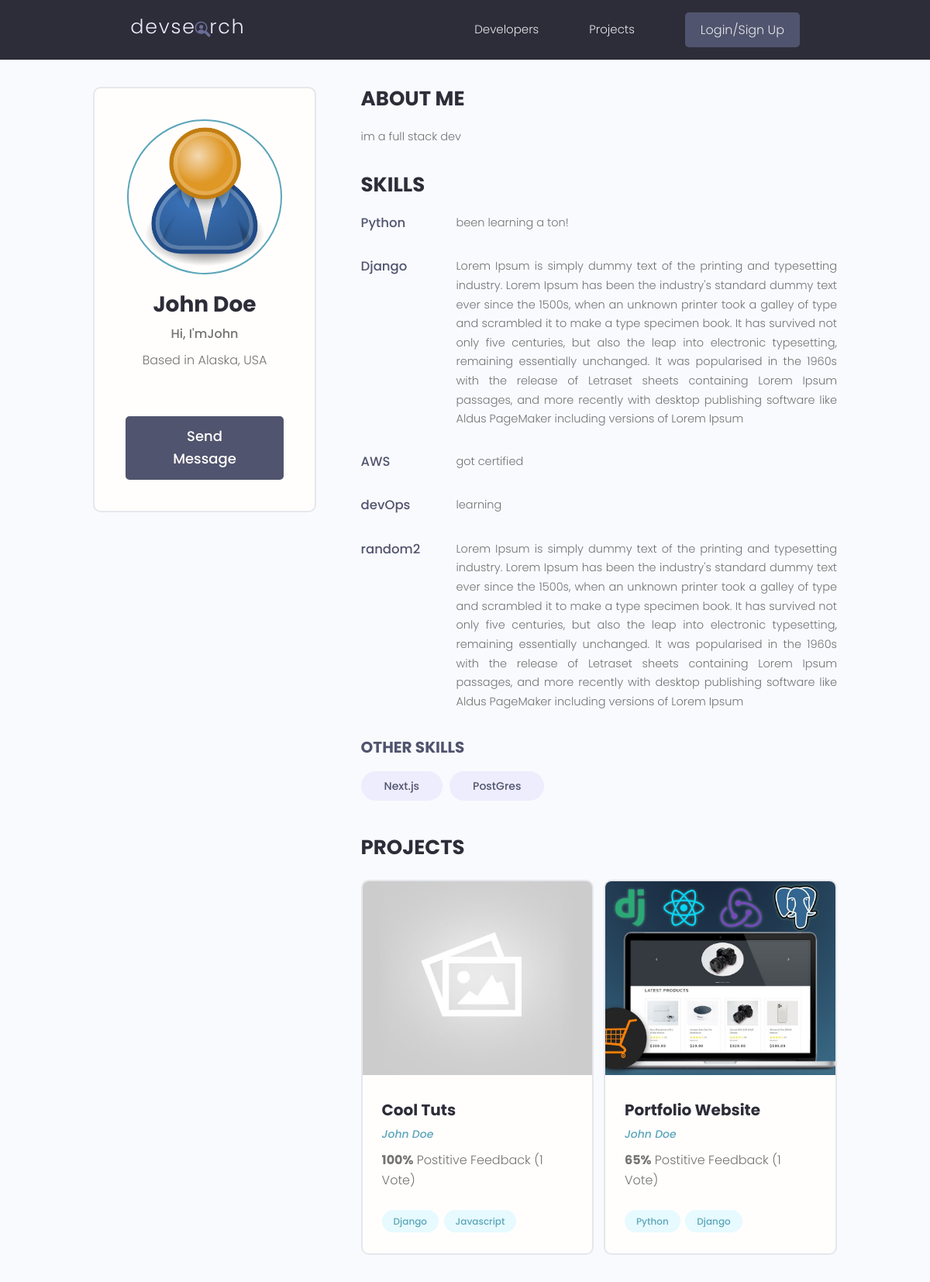
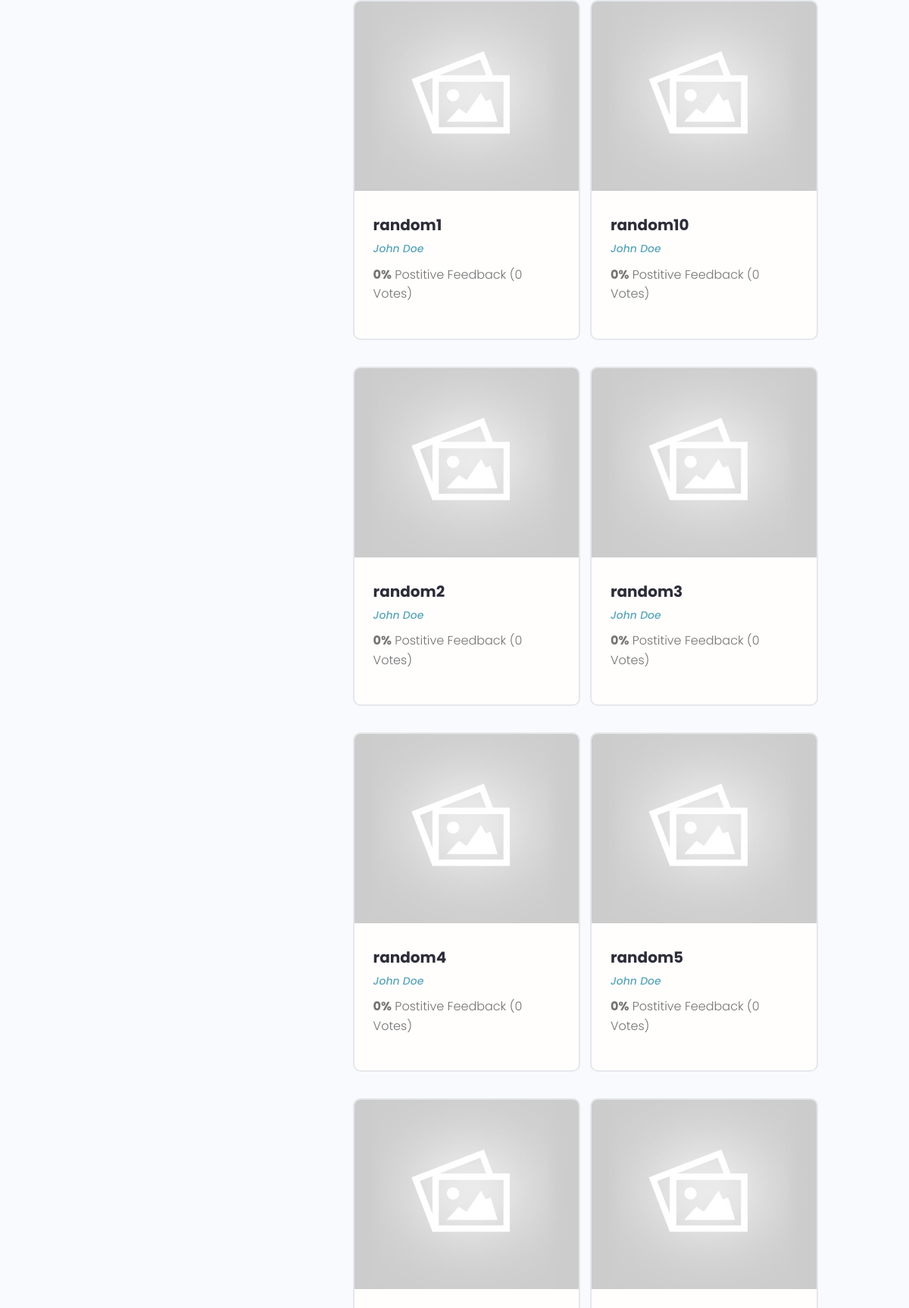
/profile/b0bbfa0a-167a-4572-9c28-b23819cfdd04/ (upper part), run on the app's committed database (2 pictures, top to bottom).
### users/models.py (models this page shows, shortened)
class Profile(models.Model):
    user = models.OneToOneField(
        User, on_delete=models.CASCADE, null=True, blank=True)
    name = models.CharField(max_length=200, blank=True, null=True)
    email = models.EmailField(max_length=200, blank=True, null=True)
    username = models.CharField(max_length=200, blank=True, null=True)
    location = models.CharField(max_length=200, blank=True, null=True)
    short_intro = models.CharField(max_length=200, blank=True, null=True)
    bio = models.TextField(max_length=200, null=True)
    profile_image = models.ImageField(
        null=True, blank=True, upload_to='profiles/', default="profiles/user-default.png")
    social_github = models.CharField(max_length=200, blank=True, null=True)
    social_twitter = models.CharField(max_length=200, blank=True, null=True)
    social_linkedin = models.CharField(max_length=200, blank=True, null=True)
    social_youtube = models.CharField(max_length=200, blank=True, null=True)
    social_website = models.CharField(max_length=200, blank=True, null=True)
    created = models.DateTimeField(auto_now_add=True)
    id = models.UUIDField(default=uuid.uuid4, unique=True,
                          primary_key=True, editable=False)

class Skill(models.Model):
    owner = models.ForeignKey(
        Profile, on_delete=models.CASCADE, null=True, blank=True)
    name = models.CharField(max_length=200, blank=True, null=True)
    description = models.TextField(null=True, blank=True)
    created = models.DateTimeField(auto_now_add=True)
    id = models.UUIDField(default=uuid.uuid4, unique=True,
                          primary_key=True, editable=False)
    def __str__(self):
        return str(self.name)

### projects/models.py (models this page shows, shortened)
class Project(models.Model):
    owner = models.ForeignKey(
        Profile, null=True, blank=True, on_delete=models.SET_NULL)
    title = models.CharField(max_length=200)
    description = models.TextField(null=True, blank=True)
    featured_image = models.ImageField(
        null=True, blank=True, default="default.jpg")
    demo_link = models.CharField(max_length=2000, null=True, blank=True)
    source_link = models.CharField(max_length=2000, null=True, blank=True)
    tags = models.ManyToManyField('Tag', blank=True)
    vote_total = models.IntegerField(default=0, null=True, blank=True)
    vote_ratio = models.IntegerField(default=0, null=True, blank=True)
    created = models.DateTimeField(auto_now_add=True)
    id = models.UUIDField(default=uuid.uuid4, unique=True,
                          primary_key=True, editable=False)
    class Meta:
        ordering = ['-vote_ratio', '-vote_total', 'title']

class Tag(models.Model):
    name = models.CharField(max_length=200)
    created = models.DateField(auto_now_add=True)
    id = models.UUIDField(default=uuid.uuid4, unique=True,
                          primary_key=True, editable=False)
    def __str__(self):
        return self.name

### users/views.py (the view)
# urls.py: path('profile/<str:pk>/', views.userProfile, name='user-profile'),
def userProfile(request, pk):
    profile = Profile.objects.get(id=pk)
    topSkills = profile.skill_set.exclude(description__exact="")
    otherSkills = profile.skill_set.filter(description="")
    context = {'profile': profile, 'topSkills': topSkills,
               'otherSkills': otherSkills}
    return render(request, 'user-profile.html', context)

### users/templates/users/user-profile.html (shortened to what this page needs)
{% extends 'main.html' %} {% block content %}
<main class="profile my-md">
  <div class="container">
    <div class="layout">
      <div class="column column--1of3">
        <div class="card text-center">
          <div class="card__body dev">
            <img
              class="avatar avatar--xl"
              src="{{ profile.profile_image.url }}"
            />
            <h2 class="dev__name">{{profile.name}}</h2>
            <p class="dev__title">{{profile.short_intro}}</p>
            <p class="dev__location">Based in {{profile.location}}</p>
            <a
              {%
              if
              request.user.profile.id
              !="profile.id%}"
              href="{% url 'create-message' profile.id %}"
              {%
              endif
              %}
              class="btn btn--sub btn--lg"
              >Send Message
            </a>
          </div>
        </div>
      </div>
      <div class="column column--2of3">
        <div class="devInfo">
          <h3 class="devInfo__title">About Me</h3>
          <p class="devInfo__about">{{profile.bio}}</p>
        </div>
        <div class="devInfo">
          <h3 class="devInfo__title">Skills</h3>
          <div class="devInfo__skills">
            {% for skill in topSkills %}
            <div class="devSkill">
              <h4 class="devSkill__title">{{skill}}</h4>
              <p class="devSkill__info">{{skill.description}}</p>
            </div>
            {% endfor %}
            <h3 class="devInfo__subtitle">Other Skills</h3>
            <div class="devInfo__otherSkills">
              {% for skill in otherSkills %}
              <span class="tag tag--pill tag--sub tag--lg">
                <small>{{skill}}</small>
              </span>
              {% endfor %}
            </div>
          </div>
        </div>
        <div class="devInfo">
          <h3 class="devInfo__title">Projects</h3>
          <div class="grid grid--two">
            {% for project in profile.project_set.all%}
            <div class="column">
              <div class="card project">
                <a href="{% url 'project' project.id %}" class="project">
                  <img
                    class="project__thumbnail"
                    src="{{project.featured_image.url}}"
                    alt="project thumbnail"
                  />
                  <div class="card__body">
                    <h3 class="project__title">{{project.title}}</h3>
                    <p>
                      <a
                        class="project__author"
                        href="{% url 'user-profile' profile.id %}"
                        >{{project.owner.name}}</a
                      >
                    </p>
                    <p class="project--rating">
                      <span style="font-weight: bold"
                        >{{project.vote_ratio}}%</span
                      >
                      Postitive Feedback ({{project.vote_total}}
                      Vote{{project.vote_total|pluralize:"s"}})
                    </p>
                    <div class="project__tags">
                      {% for tag in project.tags.all %}
                      <span class="tag tag--pill tag--main">
                        <small>{{ tag }}</small>
                      </span>
                      {% endfor %}
                    </div>
                  </div>
                </a>
              </div>
            </div>
            {% endfor %}
          </div>
        </div>
      </div>
    </div>
  </div>
</main>
{% endblock content %}

### static/styles/app.css (style rules this page uses)
:root { --color-sub: #2d2d39; }
.btn--sub { background-color: var(--color-sub-light); }
.card { border: 2px solid var(--color-light); }
img { width: 100%; }
.profile .card>.dev { padding: 4rem; }
.dev__name { color: var(--color-sub); font-size: 2.8rem; font-weight: 700; margin-top: 1rem; margin-bottom: 0.5rem; }
.dev__title { font-size: 1.6rem; font-weight: 500; line-height: 1.3; }
.dev__location { margin-top: 1rem; }
.devInfo { margin-bottom: 3rem; }
.devInfo__title, .devInfo__subtitle { font-size: 2.6rem; color: var(--color-sub); text-transform: uppercase; font-weight: 700; margin-bottom: 1.5rem; }
.devInfo__subtitle { font-size: 2rem; color: var(--color-sub-light); }
.devInfo__about, .devSkill__info { font-size: 1.45rem; line-height: 1.7; text-align: justify; }
.devSkill { margin-bottom: 3rem; }
.devSkill__title { font-size: 1.65rem; font-weight: 500; color: var(--color-sub-light); }
@media screen and (min-width: 700px) { .devSkill { display: flex; justify-content: space-between; gap: 3rem; } }
@media screen and (min-width: 700px) { .devSkill__info { flex-basis: 80%; } }
.project__author { font-size: 1.4rem; font-style: italic; }
.project--rating { margin-bottom: 1.6em; margin-top: .5em; }
.project__thumbnail { height: 25rem; object-fit: cover; object-position: top center; }
.project__title { font-size: 2rem; font-weight: 700; color: var(--color-sub); }

### static/uikit/styles/modules/_variables.css (style rules this page uses)
:root { --color-main: #5aa5b9; --color-main-light: #e6faff; --color-sub: #3f4156; --color-sub-light: #51546e; --color-sub-lighter: #ededfd; --color-text: #737373; --color-gray: #8b8b8b; --color-light: #e5e7eb; --color-light-gray: #767676; --color-bg: #f8fafd; --color-white: #fffefd; --color-white-light: #f3f3f3; --color-success: #359e64; --color-success-bg: #def8e8; --color-error: #fc4b0b; --color-error-bg: #fff2ee; --font-base: 'Poppins', arial, helvetica, 'Segoe UI', roboto, ubuntu, sans-serif; --font-monospace: 'Fira Code', 'Courier New', courier, monospace; --font-regular: 300; --font-medium: 500; --font-bold: 700; --generic-shadow: 1px 1px 5px #00000010; --generic-transition: all 0.3s ease-in-out; }

### static/uikit/styles/modules/_base.css (style rules this page uses)
* { margin: 0; padding: 0; box-sizing: border-box; text-rendering: optimizeLegibility; color: inherit; font-size: inherit; }
html { font-size: 50%; }
@media only screen and (min-width: 480px) { html { font-size: 56.25%; } }
@media only screen and (min-width: 1200px) { html { font-size: 62.5%; } }
body { line-height: 1.6; font-weight: 400; font-size: 1.5rem; color: var(--color-text); background-color: var(--color-bg); min-height: 100vh; }

### static/uikit/styles/modules/_typography.css (style rules this page uses)
* { font-family: var(--font-base); }
h2 { font-size: 3.6rem; font-weight: var(--font-bold); }
h3 { font-size: 3.2rem; font-weight: var(--font-medium); }
h4 { font-size: 2.8rem; font-weight: var(--font-medium); }
p, span, strong { font-size: 1.6rem; color: var(--color-text); font-weight: var(--font-regular); }
a { padding-bottom: 2px; text-decoration: none; display: inline-block; color: var(--color-main); font-weight: var(--font-medium); }

### static/uikit/styles/modules/_utilities.css (style rules this page uses)
.container { width: 92%; max-width: 165rem; margin: 0 auto; box-sizing: border-box; }
@media screen and (min-width: 1000px) { .container { width: 90%; } }
@media screen and (min-width: 1200px) { .container { width: 80%; } }
.text-center { text-align: center; }
.my-md { margin: 3rem auto; }

### static/uikit/styles/modules/_avatar.css (style rules this page uses)
.avatar { border-radius: 50%; border: 2px solid var(--color-main); object-fit: cover; }
.avatar--xl { height: 20rem; width: 20rem; }

### static/uikit/styles/modules/_button.css (style rules this page uses)
.btn { display: inline-block; position: relative; cursor: pointer; background-color: var(--color-light); font-weight: var(--font-medium); color: var(--color-sub); text-decoration: none; padding: 1rem 2rem; border-radius: 0.5rem; border: none; width: -webkit-fit-content; width: -moz-fit-content; width: fit-content; height: -webkit-fit-content; height: -moz-fit-content; height: fit-content; font-size: 1.6rem; outline-width: 0; outline-color: transparent; -webkit-backface-visibility: hidden; backface-visibility: hidden; transition: all 0.3s ease-in-out; }
.btn--sub { background-color: var(--color-sub); color: var(--color-white); }
.btn--lg { font-size: 1.8rem; padding: 1.2rem 4.5rem; }

### static/uikit/styles/modules/_card.css (style rules this page uses)
.card { border-radius: 1rem; background-color: var(--color-white); border: 1.5px solid var(--color-light); width: auto; height: auto; margin-top: 0.5rem; margin-bottom: 0.5rem; overflow: hidden; }
.card__body, .card__header { padding: 2rem 2.5rem; }

### data on the page
Profile: profile_image (placeholder picture), name "John Doe", short_intro "Hi, I'mJohn", location "Alaska, USA", bio "im a full stack dev"
Skill: name "Python", description "been learning a ton!"
Skill: name "Django", description "Lorem Ipsum is simply dummy text of the printing and typesetting industry. Lorem Ipsum has been the industry's standard dummy text ever since the 1500s, when an unknown printer took a galley of type and scrambled it to make a type specimen book. It has survived not only five centuries, but also the leap into electronic typesetting, remaining essentially unchanged. It was popularised in the 1960s with the release of Letraset sheets containing Lorem Ipsum passages, and more recently with desktop publishing software like Aldus PageMaker including versions of Lorem Ipsum"
Skill: name "AWS", description "got certified"
Skill: name "devOps", description "learning"
Skill: name "random2", description "Lorem Ipsum is simply dummy text of the printing and typesetting industry. Lorem Ipsum has been the industry's standard dummy text ever since the 1500s, when an unknown printer took a galley of type and scrambled it to make a type specimen book. It has survived not only five centuries, but also the leap into electronic typesetting, remaining essentially unchanged. It was popularised in the 1960s with the release of Letraset sheets containing Lorem Ipsum passages, and more recently with desktop publishing software like Aldus PageMaker including versions of Lorem Ipsum"
Skill: name "Next.js"
Skill: name "PostGres"
Project: featured_image (placeholder picture), title "Cool Tuts", owner.name "John Doe", vote_ratio "100", vote_total "1"
Tag: name "Django"
Tag: name "Javascript"
Project: featured_image (picture), title "Portfolio Website", owner.name "John Doe", vote_ratio "65", vote_total "1"
Tag: name "Python"
Project: featured_image (placeholder picture), title "random1", owner.name "John Doe", vote_ratio "0", vote_total "0"
Project: featured_image (placeholder picture), title "random10", owner.name "John Doe", vote_ratio "0", vote_total "0"
Project: featured_image (placeholder picture), title "random2", owner.name "John Doe", vote_ratio "0", vote_total "0"
Project: featured_image (placeholder picture), title "random3", owner.name "John Doe", vote_ratio "0", vote_total "0"
Project: featured_image (placeholder picture), title "random4", owner.name "John Doe", vote_ratio "0", vote_total "0"
Project: featured_image (placeholder picture), title "random5", owner.name "John Doe", vote_ratio "0", vote_total "0"
Project: featured_image (placeholder picture)
Project: featured_image (placeholder picture)
